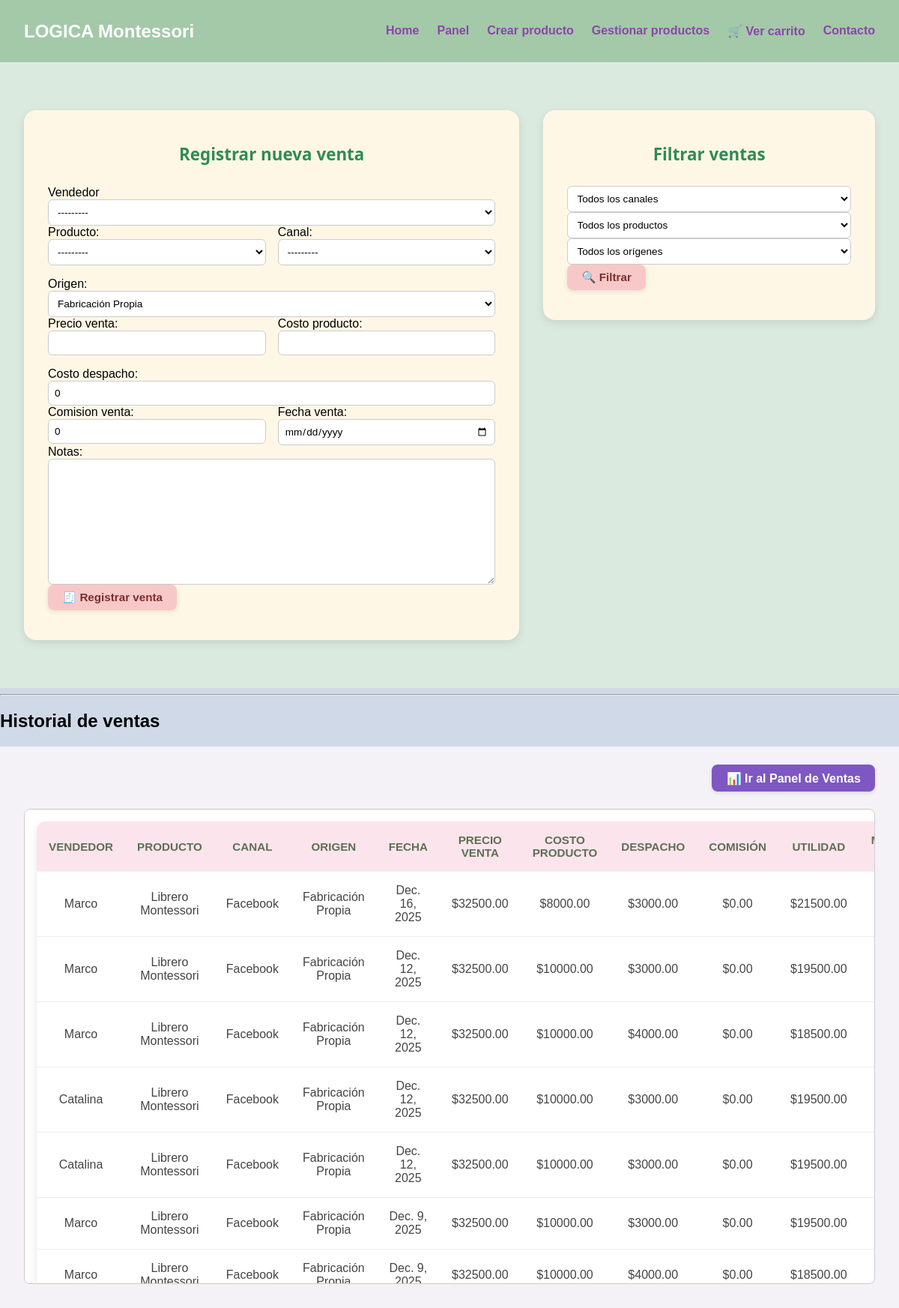
Page /administracion/ on the committed database.
### base/models.py (models this page shows, shortened)
class Venta(models.Model):
    producto = models.ForeignKey(Producto, on_delete=models.CASCADE)
    canal = models.CharField(max_length=50, choices=[
        ('instagram', 'Instagram'),
        ('facebook', 'Facebook'),
        ('mercado_libre', 'Mercado Libre'),
        ('ecommerce_vipalu', 'E-commerce Vipalú'),
        ('otro', 'Otro'),
    ])
    origen = models.CharField(
        max_length=50,
        choices=[
            ('fabricante', 'Fabricante'),
            ('propia', 'Fabricación Propia'),
        ],
        default='propia'  # ← Valor por defecto para registros existentes
    )
    fecha_venta = models.DateField()
    costo_producto = models.DecimalField(max_digits=10, decimal_places=2)
    precio_venta = models.DecimalField(max_digits=10, decimal_places=2)
    costo_despacho = models.DecimalField(max_digits=10, decimal_places=2, default=0)
    comision_venta = models.DecimalField(max_digits=10, decimal_places=2, default=0)
    notas = models.TextField(blank=True, null=True)
    VENDEDORES = [
        ('Marco', 'Marco'),
        ('Catalina', 'Catalina'),
    ]
    vendedor = models.CharField(
        max_length=100,
        choices=VENDEDORES,
        null=True,
        blank=True
    )
    @property
    def utilidad(self):
        return self.precio_venta - self.costo_producto - self.costo_despacho - self.comision_venta
    @property
    def margen(self):
        if self.precio_venta > 0:
            return round((self.utilidad / self.precio_venta) * 100, 2)
        return 0

class Producto(models.Model):
    nombre = models.CharField(max_length=100)
    descripcion = models.TextField()
    precio = models.DecimalField(max_digits=10, decimal_places=2)
    imagen = models.ImageField(upload_to='productos/')
    imagen_1 = models.ImageField(upload_to='productos/', blank=True, null=True)
    imagen_2 = models.ImageField(upload_to='productos/', blank=True, null=True)
    imagen_3 = models.ImageField(upload_to='productos/', blank=True, null=True)
    imagen_4 = models.ImageField(upload_to='productos/', blank=True, null=True)
    imagen_5 = models.ImageField(upload_to='productos/', blank=True, null=True)
    destacado = models.BooleanField(default=False)
    categoria = models.CharField(max_length=50, choices=[
        ('cunas', 'Cunas'),
        ('estanterias', 'Estanterías'),
        ('mesas', 'Mesas'),
        ('accesorios', 'Accesorios'),
    ])
    fecha_creacion = models.DateTimeField(auto_now_add=True)
    def __str__(self):
        return self.nombre

### base/views.py (the view)
# urls.py: path('administracion/', views.administracion_ventas, name='administracion_ventas'),
def administracion_ventas(request):
    ventas = Venta.objects.all().order_by('-fecha_venta')
    canal = request.GET.get('canal')
    producto_id = request.GET.get('producto')
    origen = request.GET.get('origen')
    if canal:
        ventas = ventas.filter(canal=canal)
    if producto_id:
        ventas = ventas.filter(producto_id=producto_id)
    if origen:
        ventas = ventas.filter(origen=origen)
    if request.method == 'POST':
        form = VentaForm(request.POST)
        if form.is_valid():
            form.save()
            return redirect('administracion_ventas')  # Recarga la vista para mostrar la nueva venta
    else:
        form = VentaForm()
    productos = Producto.objects.all()
    return render(request, 'administracion.html', {
        'form': form,
        'ventas': ventas,
        'productos': productos,
        'canal': canal,
        'producto_id': producto_id,
        'origen': origen,
    })

### base/forms.py
class VentaForm(forms.ModelForm):
    class Meta:
        model = Venta
        fields = '__all__'
        widgets = {
            'fecha_venta': forms.DateInput(attrs={'type': 'date'}),
            'vendedor': forms.Select(attrs={'class': 'form-control'}),  # ✅ NUEVO
        }

### base/templates/administracion.html (shortened to what this page needs)
{% block content %}
<nav class="navbar">
    <div class="logo">
        <a href="{% url 'home' %}">LOGICA Montessori</a>
    </div>
    <ul class="nav-links">
        <li><a href="{% url 'home' %}">Home</a></li>
        <li><a href="{% url 'panel' %}">Panel</a></li>
        <li><a href="{% url 'crear_producto' %}">Crear producto</a></li>
        <li><a href="{% url 'lista_productos' %}">Gestionar productos</a></li>
        <li><a href="{% url 'ver_carrito' %}">🛒 Ver carrito</a></li>
        <li><a href="#">Contacto</a></li>
    </ul>
</nav>
<div class="bloque-ventas">
  <div class="contenedor-ventas">
    <div class="formulario-ventas">
    <h2>Registrar nueva venta</h2>
    <form method="POST">
        <div class="form-group">
            <label for="id_vendedor">Vendedor</label>
            {{ form.vendedor }}
        </div>
        <div class="fila-formulario">
            <div>{{ form.producto.label_tag }}{{ form.producto }}</div>
            <div>{{ form.canal.label_tag }}{{ form.canal }}</div>
            <div>{{ form.origen.label_tag }}{{ form.origen }}</div>
        </div>
        <div class="fila-formulario">
            <div>{{ form.precio_venta.label_tag }}{{ form.precio_venta }}</div>
            <div>{{ form.costo_producto.label_tag }}{{ form.costo_producto }}</div>
            <div>{{ form.costo_despacho.label_tag }}{{ form.costo_despacho }}</div>
        </div>
        <div class="fila-formulario">
            <div>{{ form.comision_venta.label_tag }}{{ form.comision_venta }}</div>
            <div>{{ form.fecha_venta.label_tag }}{{ form.fecha_venta }}</div>
        </div>
        <div class="fila-formulario">
            <div style="flex: 1 1 100%;">{{ form.notas.label_tag }}{{ form.notas }}</div>
        </div>
        <button type="submit" class="boton-registro">🧾 Registrar venta</button>
    </form>
</div>
    <div class="formulario-ventas">
        <h2>Filtrar ventas</h2>
        <form method="GET">
            <select name="canal">
                <option value="">Todos los canales</option>
            </select>
            <select name="producto">
                <option value="">Todos los productos</option>
            </select>
            <select name="origen">
                <option value="">Todos los orígenes</option>
            </select>
            <button type="submit" class="boton-registro">🔍 Filtrar</button>
        </form>
    </div>
  </div>
</div>
<hr>
<h2>Historial de ventas</h2>
<section class="ventas-historial">
    <div style="margin-bottom:2rem; text-align:right;">
    <a href="{% url 'panel_ventas' %}" style="background-color:#7e57c2; color:white; padding:0.6rem 1.2rem; border-radius:8px; text-decoration:none; font-weight:bold; box-shadow:0 2px 5px rgba(0,0,0,0.1);">
        📊 Ir al Panel de Ventas
    </a>
    </div>
    <div style="max-height:600px; overflow-y:auto; border:1px solid #ccc; border-radius:8px; padding:1rem; background:#fff;">
  <table style="width:100%; border-collapse:collapse;">
 </div>
    <thead>
        <tr>
            <th>Vendedor</th>
            <th>Producto</th>
            <th>Canal</th>
            <th>Origen</th>
            <th>Fecha</th>
            <th>Precio venta</th>
            <th>Costo producto</th>
            <th>Despacho</th>
            <th>Comisión</th>
            <th>Utilidad</th>
            <th>Margen (%)</th>
        </tr>
    </thead>
    <tbody>
        {% for venta in ventas %}
        <tr>
            <td>{{ venta.vendedor }}</td>
            <td>{{ venta.producto.nombre }}</td>
            <td>{{ venta.get_canal_display }}</td>
            <td>{{ venta.get_origen_display }}</td>
            <td>{{ venta.fecha_venta }}</td>
            <td>${{ venta.precio_venta }}</td>
            <td>${{ venta.costo_producto }}</td>
            <td>${{ venta.costo_despacho }}</td>
            <td>${{ venta.comision_venta }}</td>
            <td>${{ venta.utilidad }}</td>
            <td>{{ venta.margen }}%</td>
        </tr>
        {% endfor %}
    </tbody>
</section>
{% endblock %}

### base/templates/administracion.html (style rules this page uses)
.navbar { background-color: #a3c9a8; padding: 1rem 2rem; display: flex; justify-content: space-between; align-items: center; box-shadow: 0 2px 8px rgba(0,0,0,0.1); }
.logo a { font-size: 1.5rem; font-weight: bold; color: white; text-decoration: none; }
.nav-links { list-style: none; display: flex; gap: 1.5rem; }
.nav-links li a { color: #8E44AD; text-decoration: none; font-weight: bold; font-size: 1rem; transition: color 0.3s ease; }
.bloque-ventas { background-color: #dbeadf; padding: 2rem; }
.contenedor-ventas { display: flex; flex-wrap: nowrap; gap: 2rem; justify-content: center; align-items: flex-start; max-width: 1200px; margin: 0 auto; }
.formulario-ventas { background-color: #fff7e6; padding: 1.5rem 2rem; border-radius: 16px; box-shadow: 0 4px 12px rgba(0,0,0,0.1); font-family: 'Quicksand', sans-serif; max-width: 1200px; margin: 2rem auto; display: flex; flex-direction: column; gap: 1.2rem; }
.formulario-ventas h2 { text-align: center; color: #2E8B57; font-family: 'Segoe UI', sans-serif; font-size: 1.4rem; margin-bottom: 0.5rem; }
.fila-formulario { display: flex; gap: 1rem; flex-wrap: wrap; justify-content: space-between; }
.fila-formulario > div { flex: 1 1 200px; }
.formulario-ventas input, .formulario-ventas select, .formulario-ventas textarea { width: 100%; padding: 0.5rem; border: 1px solid #ccc; border-radius: 6px; font-size: 0.85rem; font-family: 'Quicksand', sans-serif; background-color: #ffffff; }
.boton-registro { background-color: #f8c8c8; color: #7a2e2e; padding: 0.5rem 1.2rem; border: none; border-radius: 8px; font-weight: bold; font-size: 0.95rem; cursor: pointer; transition: background-color 0.3s ease; box-shadow: 0 2px 6px rgba(0,0,0,0.1); align-self: center; }
.ventas-historial { padding: 2rem; background-color: #f4f1f7; }
.ventas-historial table { width: 100%; border-collapse: collapse; background-color: #fff; border-radius: 12px; overflow: hidden; box-shadow: 0 4px 12px rgba(0,0,0,0.1); font-family: 'Quicksand', sans-serif; }
.ventas-historial thead { background-color: #fce4ec; }
.ventas-historial th, .ventas-historial td { padding: 1rem; text-align: center; border-bottom: 1px solid #eee; font-size: 1rem; color: #444; }
.ventas-historial th { color: #5d7052; font-weight: bold; text-transform: uppercase; font-size: 0.95rem; }

### rows in the picture
Venta: vendedor "Marco", producto.nombre "Librero Montessori", canal "Facebook", origen "Fabricación Propia", fecha_venta "Dec. 16, 2025", precio_venta "32500.00", costo_producto "8000.00", costo_despacho "3000.00", comision_venta "0.00", utilidad "21500.00"
Venta: vendedor "Marco", producto.nombre "Librero Montessori", canal "Facebook", origen "Fabricación Propia", fecha_venta "Dec. 12, 2025", precio_venta "32500.00", costo_producto "10000.00", costo_despacho "3000.00", comision_venta "0.00", utilidad "19500.00"
Venta: vendedor "Marco", producto.nombre "Librero Montessori", canal "Facebook", origen "Fabricación Propia", fecha_venta "Dec. 12, 2025", precio_venta "32500.00", costo_producto "10000.00", costo_despacho "4000.00", comision_venta "0.00", utilidad "18500.00"
Venta: vendedor "Catalina", producto.nombre "Librero Montessori", canal "Facebook", origen "Fabricación Propia", fecha_venta "Dec. 12, 2025", precio_venta "32500.00", costo_producto "10000.00", costo_despacho "3000.00", comision_venta "0.00", utilidad "19500.00"
Venta: vendedor "Catalina", producto.nombre "Librero Montessori", canal "Facebook", origen "Fabricación Propia", fecha_venta "Dec. 12, 2025", precio_venta "32500.00", costo_producto "10000.00", costo_despacho "3000.00", comision_venta "0.00", utilidad "19500.00"
Venta: vendedor "Marco", producto.nombre "Librero Montessori", canal "Facebook", origen "Fabricación Propia", fecha_venta "Dec. 9, 2025", precio_venta "32500.00", costo_producto "10000.00", costo_despacho "3000.00", comision_venta "0.00", utilidad "19500.00"
Venta: vendedor "Marco", producto.nombre "Librero…", canal "Facebook", origen "Fabricación…", fecha_venta "Dec. 9,…", precio_venta "32500.00", costo_producto "10000.00", costo_despacho "4000.00", comision_venta "0.00", utilidad "18500.00"
